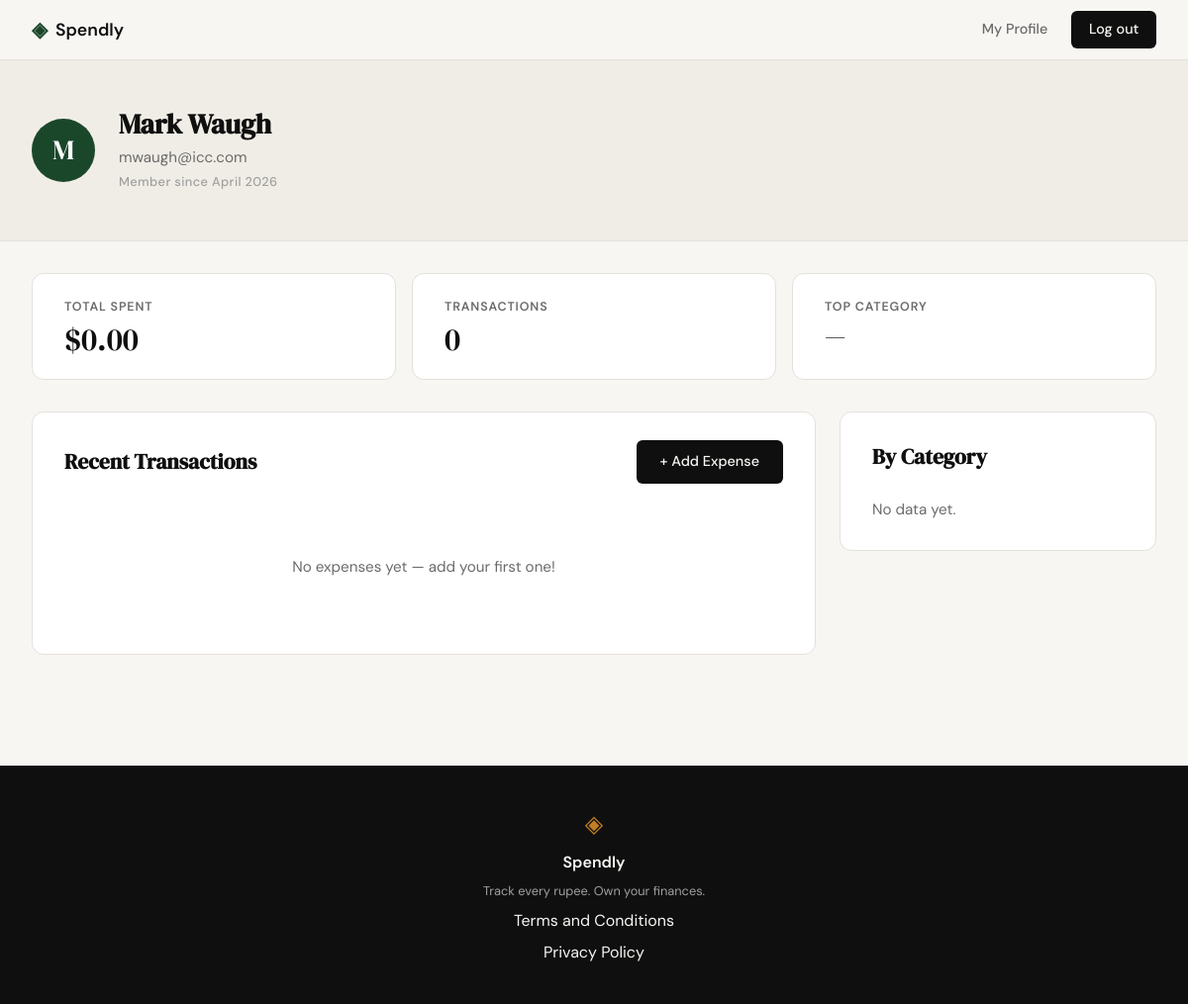
/profile (signed in), run on an earlier commit of the app's database.
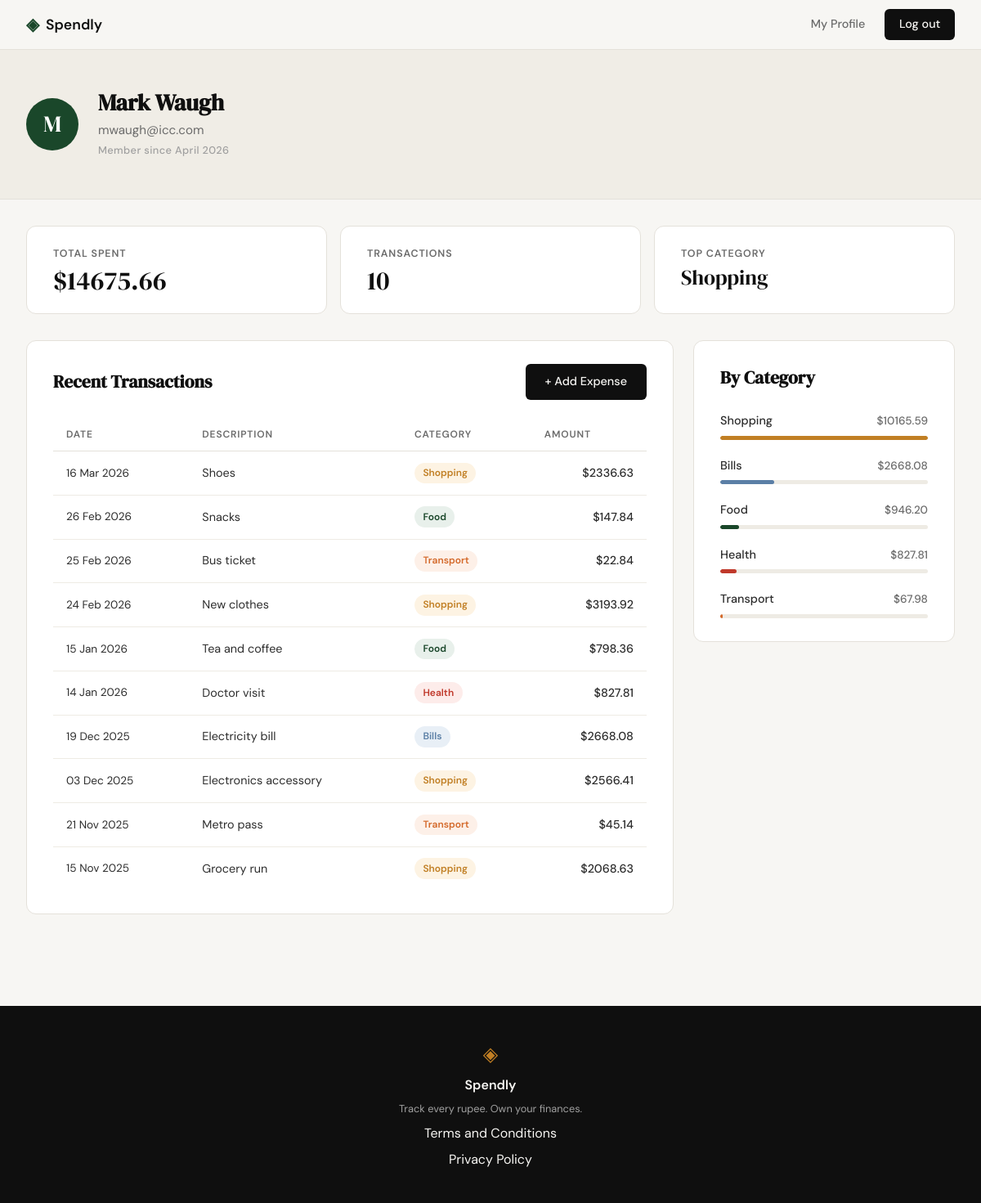
And on a later commit of the database.
### tables this page shows
CREATE TABLE users (
                id            INTEGER PRIMARY KEY AUTOINCREMENT,
                name          TEXT    NOT NULL,
                email         TEXT    NOT NULL UNIQUE,
                password_hash TEXT    NOT NULL,
                created_at    TEXT    DEFAULT (datetime('now'))
            );

CREATE TABLE expenses (
                id          INTEGER PRIMARY KEY AUTOINCREMENT,
                user_id     INTEGER NOT NULL REFERENCES users(id) ON DELETE CASCADE,
                amount      REAL    NOT NULL,
                category    TEXT    NOT NULL,
                date        TEXT    NOT NULL,
                description TEXT,
                created_at  TEXT    DEFAULT (datetime('now'))
            );

### app.py (the view)
@app.route("/profile")
def profile():
    if not session.get("user_id"):
        return redirect(url_for("login"))
    user = get_user_by_id(session["user_id"])
    if user is None:
        abort(404)
    expenses = get_expenses_by_user(session["user_id"])
    total_spend = sum(e["amount"] for e in expenses) if expenses else 0.0
    member_since = datetime.strptime(user["created_at"][:10], "%Y-%m-%d").strftime("%B %Y")
    cat_totals_map = {}
    for e in expenses:
        cat = e["category"]
        cat_totals_map[cat] = cat_totals_map.get(cat, 0.0) + e["amount"]
    category_totals = sorted(cat_totals_map.items(), key=lambda x: x[1], reverse=True)
    top_category = category_totals[0][0] if category_totals else "—"
    return render_template(
        "profile.html",
        user=user,
        expenses=expenses,
        total_spend=total_spend,
        member_since=member_since,
        category_totals=category_totals,
        top_category=top_category,
    )

### app.py (called while the page is built)
@app.template_filter('fmt_date')
def fmt_date_filter(value):
    try:
        return datetime.strptime(value, "%Y-%m-%d").strftime("%d %b %Y")
    except (ValueError, TypeError):
        return value

### database/db.py (called while the page is built)
def get_db():
    conn = sqlite3.connect(DB_PATH)
    conn.row_factory = sqlite3.Row
    conn.execute("PRAGMA foreign_keys = ON")
    return conn

def get_user_by_id(user_id):
    conn = get_db()
    user = conn.execute(
        "SELECT * FROM users WHERE id = ?",
        (user_id,)
    ).fetchone()
    conn.close()
    return user

def get_expenses_by_user(user_id):
    conn = get_db()
    expenses = conn.execute(
        "SELECT * FROM expenses WHERE user_id = ? ORDER BY date DESC",
        (user_id,)
    ).fetchall()
    conn.close()
    return expenses

### templates/profile.html (shortened to what this page needs)
{% extends "base.html" %}
{% block head %}
<link rel="stylesheet" href="{{ url_for('static', filename='css/profile.css') }}">
{% endblock %}
{% block content %}
<div class="profile-page">
    <section class="profile-hero">
        <div class="profile-hero-inner">
            <div class="profile-avatar">{{ user.name[0]|upper }}</div>
            <div class="profile-info">
                <h1 class="profile-name">{{ user.name }}</h1>
                <p class="profile-email">{{ user.email }}</p>
                <p class="profile-since">Member since {{ member_since }}</p>
            </div>
        </div>
    </section>
    <section class="profile-stats">
        <div class="profile-stats-inner">
            <div class="stat-card">
                <span class="stat-label">Total Spent</span>
                <span class="stat-value">${{ "%.2f"|format(total_spend) }}</span>
            </div>
            <div class="stat-card">
                <span class="stat-label">Transactions</span>
                <span class="stat-value">{{ expenses|length }}</span>
            </div>
            <div class="stat-card">
                <span class="stat-label">Top Category</span>
                <span class="stat-value stat-value--category">{{ top_category }}</span>
            </div>
        </div>
    </section>
    <section class="profile-main-section">
        <div class="profile-main-inner">
            <div class="transactions-card">
                <div class="transactions-header">
                    <h2 class="transactions-title">Recent Transactions</h2>
                    <a href="{{ url_for('add_expense') }}" class="btn-primary">+ Add Expense</a>
                </div>
                {% if expenses %}
                <div class="table-wrap">
                    <table class="expenses-table">
                        <thead>
                            <tr>
                                <th>Date</th>
                                <th>Description</th>
                                <th>Category</th>
                                <th class="col-amount">Amount</th>
                            </tr>
                        </thead>
                        <tbody>
                            {% for e in expenses %}
                            <tr>
                                <td class="col-date">{{ e.date | fmt_date }}</td>
                                <td>{{ e.description or '—' }}</td>
                                <td><span class="category-badge cat-{{ e.category|lower }}">{{ e.category }}</span></td>
                                <td class="col-amount">${{ "%.2f"|format(e.amount) }}</td>
                            </tr>
                            {% endfor %}
                        </tbody>
                    </table>
                </div>
                {% else %}
                <div class="empty-state">
                    <p class="empty-state-text">No expenses yet — add your first one!</p>
                </div>
                {% endif %}
            </div>
            <div class="by-category-card">
                <h2 class="by-category-title">By Category</h2>
                {% if category_totals %}
                <div class="category-rows">
                    {% set max_amt = category_totals[0][1] %}
                    {% for cat_name, cat_amt in category_totals %}
                    {% set pct = (cat_amt / max_amt * 100)|round|int %}
                    <div class="cat-row">
                        <div class="cat-row-header">
                            <span class="cat-name">{{ cat_name }}</span>
                            <span class="cat-row-amount">${{ "%.2f"|format(cat_amt) }}</span>
                        </div>
                        <div class="cat-bar-track">
                            <div class="cat-bar bar-{{ cat_name|lower }}" style="width: {{ pct }}%"></div>
                        </div>
                    </div>
                    {% endfor %}
                </div>
                {% else %}
                <p class="empty-state-text">No data yet.</p>
                {% endif %}
            </div>
        </div>
    </section>
</div>
{% endblock %}

### templates/base.html (shortened to what this page needs)
<!DOCTYPE html>
<html lang="en">
<head>
    <link rel="stylesheet" href="{{ url_for('static', filename='css/style.css') }}">
    {% block head %}{% endblock %}
</head>
<body>
    <nav class="navbar">
        <div class="nav-inner">
            <a href="{{ url_for('landing') }}" class="nav-brand">
                <span class="brand-icon">◈</span>
                <span class="brand-name">Spendly</span>
            </a>
            <div class="nav-links">
                {% if session.user_id %}
                    <a href="{{ url_for('profile') }}">My Profile</a>
                    <a href="{{ url_for('logout') }}" class="nav-cta">Log out</a>
                {% else %}
                    <a href="{{ url_for('login') }}">Sign in</a>
                    <a href="{{ url_for('register') }}" class="nav-cta">Get started</a>
                {% endif %}
            </div>
        </div>
    </nav>
    <main class="main-content">
        {% block content %}{% endblock %}
    </main>
    <footer class="footer">
        <div class="footer-inner">
            <span class="brand-icon">◈</span>
            <span class="footer-name">Spendly</span>
            <p class="footer-copy">Track every rupee. Own your finances.</p>
            <a href="{{ url_for('terms') }}">Terms and Conditions</a>
            <a href="{{ url_for('privacy') }}">Privacy Policy</a>
        </div>
    </footer>
</body>
</html>

### static/css/style.css (style rules this page uses)
:root { --ink: #0f0f0f; --ink-soft: #2d2d2d; --ink-muted: #6b6b6b; --ink-faint: #a0a0a0; --paper: #f7f6f3; --paper-warm: #f0ede6; --paper-card: #ffffff; --accent: #1a472a; --accent-light: #e8f0eb; --accent-2: #c17f24; --accent-2-light: #fdf3e3; --danger: #c0392b; --danger-light: #fdecea; --border: #e4e1da; --border-soft: #eeebe4; --steel: #5b7fa6; --steel-light: #e8eff6; --mauve: #8b5e83; --mauve-light: #f3ecf2; --orange: #d4692a; --orange-light: #fdf0e8; --font-display: 'DM Serif Display', Georgia, serif; --font-body: 'DM Sans', system-ui, sans-serif; --max-width: 1200px; --auth-width: 440px; --radius-sm: 6px; --radius-md: 12px; --radius-lg: 20px; }
*, *::before, *::after { box-sizing: border-box; margin: 0; padding: 0; }
html { font-size: 16px; scroll-behavior: smooth; }
body { background: var(--paper); color: var(--ink); font-family: var(--font-body); font-size: 1rem; line-height: 1.6; -webkit-font-smoothing: antialiased; }
a { color: inherit; text-decoration: none; }
.navbar { position: sticky; top: 0; z-index: 100; background: var(--paper); border-bottom: 1px solid var(--border); padding: 0 2rem; }
.nav-inner { max-width: var(--max-width); margin: 0 auto; height: 60px; display: flex; align-items: center; justify-content: space-between; }
.nav-brand { display: flex; align-items: center; gap: 0.5rem; font-family: var(--font-body); font-weight: 600; font-size: 1.1rem; color: var(--ink); }
.brand-icon { color: var(--accent); font-size: 1.3rem; }
.brand-name { color: var(--ink); }
.nav-links { display: flex; align-items: center; gap: 1.5rem; font-size: 0.9rem; font-weight: 500; }
.nav-links a { color: var(--ink-muted); transition: color 0.2s; }
.nav-cta { background: var(--ink) !important; color: var(--paper) !important; padding: 0.45rem 1.1rem; border-radius: var(--radius-sm); transition: background 0.2s !important; }
.main-content { min-height: calc(100vh - 60px - 100px); }
.btn-primary { display: inline-block; background: var(--ink); color: var(--paper); padding: 0.65rem 1.5rem; border-radius: var(--radius-sm); font-family: var(--font-body); font-size: 0.9rem; font-weight: 500; cursor: pointer; border: none; transition: background 0.2s; text-decoration: none; }
.footer { background: var(--ink); color: var(--paper); padding: 2.5rem 2rem; text-align: center; }
.footer-inner { display: flex; flex-direction: column; align-items: center; gap: 0.4rem; }
.footer .brand-icon { color: var(--accent-2); font-size: 1.5rem; }
.footer-name { font-weight: 600; font-size: 1rem; }
.footer-copy { font-size: 0.8rem; color: var(--ink-faint); }

What changed in the data, as far as the page shows it:
added expenses: category "Shopping", date|fmt_date "16 Mar 2026", description "Shoes", amount "2336.63", cat_amt "10165.59"
added expenses: date|fmt_date "26 Feb 2026", description "Snacks", category "Food", amount "147.84", cat_amt "946.20"
added expenses: date|fmt_date "25 Feb 2026", description "Bus ticket", category "Transport", amount "22.84", cat_amt "67.98"
added expenses: date|fmt_date "24 Feb 2026", description "New clothes", category "Shopping", amount "3193.92", shown under "Recent Transactions"
added expenses: date|fmt_date "15 Jan 2026", description "Tea and coffee", category "Food", amount "798.36", shown under "Recent Transactions"
added expenses: date|fmt_date "14 Jan 2026", description "Doctor visit", category "Health", amount "827.81"
added expenses: date|fmt_date "19 Dec 2025", description "Electricity bill", category "Bills", amount "2668.08"
added expenses: date|fmt_date "03 Dec 2025", description "Electronics accessory", category "Shopping", amount "2566.41", shown under "Recent Transactions"
added expenses: date|fmt_date "21 Nov 2025", description "Metro pass", category "Transport", amount "45.14", shown under "Recent Transactions"
added expenses: date|fmt_date "15 Nov 2025", description "Grocery run", category "Shopping", amount "2068.63", shown under "Recent Transactions"
Also different on the page:
{{ "%.2f"|format(total_spend) }}: "0.00" → "14675.66"
{{ expenses|length }}: "0" → "10"
{{ top_category }}: "—" → (not shown)
text no longer shown: "No expenses yet — add your first one! No data yet."
text now shown: "DATE DESCRIPTION CATEGORY AMOUNT"
